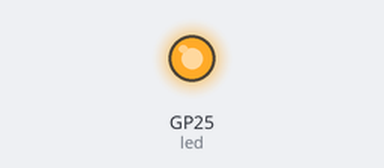
A program run on a simulated Raspberry Pi Pico running MicroPython. Parts: output pins drawn as LEDs (lit = HIGH). The board's own WiFi access point starts at once; what the program prints to the serial console is not drawn. At 0.0 s the program stops and its outputs stay as they are.

Above: at 0.1 s.
Timing chart, 0 to 1.5 s (numbered marks = the images above):
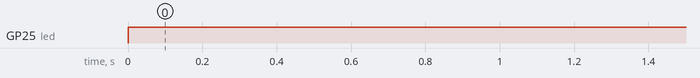

Measured:
- by itself, GP25 (led): LOW → HIGH at 0.00 s

The program:

inicio_servidor.py
```python
try:
  import usocket as socket
except:
  import socket

from machine import Pin
import network

import gc
gc.collect()

led = Pin("LED", Pin.OUT)
led.off()

ssid = 'Pico-W-Andres'
password = '123456789'

ap = network.WLAN(network.AP_IF)

ap.config(essid=ssid, password=password)
ap.active(True)

while ap.active() == False:
  pass

print('Connection successful')
print(ap.ifconfig())
print(ap.config('ssid'))

led.on()
```
